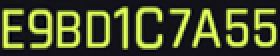
#> input picture PS/AllLetters.png, 140 x 28 px, found by its file name (shown 2 times larger)
$ python cyber_cnn.py
#> lines starting #> are read from the running program, lines starting #| are printed output that depends on the picture
### cyberData.py
"""
Slightly modified version of https://github.com/hsjeong5/MNIST-for-Numpy
"""

import numpy as np
import pandas as pd
import matplotlib.pyplot as plt
from PIL import Image

filename = [
    ["training_images", "train-images-idx3-ubyte.gz"],
    ["test_images", "t10k-images-idx3-ubyte.gz"],
    ["training_labels", "train-labels-idx1-ubyte.gz"],
    ["test_labels", "t10k-labels-idx1-ubyte.gz"]
]

def load():
    imgAllLetters = Image.open("PS\AllLetters.png").convert('L')
    imgWidth = 28
    width, height = imgAllLetters.size
    cuts = int(width/imgWidth)
    images = []
    for i in range(cuts):
        x = i*imgWidth
        y = 0
        boxWidth = imgWidth
        boxHeight = height
        img = imgAllLetters.crop((x, y, x+boxWidth, boxHeight))
        images.append(img)

    XTrain = (np.array(images[0])).flatten()
    for i in range(1,cuts):
        img = (np.array(images[i])).flatten()
        XTrain = np.row_stack((XTrain,img))
    YTrain = np.array(([0,1,2,3,4]))
    cyber = {}
    cyber["training_images"] = XTrain
    cyber["training_labels"] = YTrain
    cyber["test_images"] = XTrain
    cyber["test_labels"] = YTrain
    cyber["prediction_image"] = np.array(imgAllLetters).reshape((1,height,width,1))
    return cyber["training_images"], cyber["training_labels"], cyber["test_images"], \
            cyber["test_labels"], cyber["prediction_image"]

### src/layers/conv.py
import numpy as np

from src.activation import identity
from src.layers.layer import Layer
from src.activation import SoftMaxConv

class Conv(Layer):
    """2D convolutional layer.
    Attributes
    ----------
    kernel_size : int
        Height and Width of the 2D convolution window.
    stride : int
        Stride along height and width of the input volume on which the convolution is applied.
    padding: str
        Padding mode, 'valid' or 'same'.
    pad : int
        Padding size.
    n_h : int
        Height of the output volume.
    n_w : int
        Width of the output volume.
    n_c : int
        Number of channels of the output volume. Corresponds to the number of filters.
    n_h_prev : int
        Height of the input volume.
    n_w_prev : int
        Width of the input volume.
    n_c_prev : int
        Number of channels of the input volume.
    w : numpy.ndarray
        Weights.
    b : numpy.ndarray
        Biases.
    activation : Activation
        Activation function applied to the output volume after performing the convolution operation.
    cache : dict
        Cache.
    """
    def __init__(self, kernel_size, stride, n_c, padding='valid', activation=identity):
        super().__init__()
        self.kernel_size = kernel_size
        self.stride = stride
        self.padding = padding
        self.pad = None
        self.n_h, self.n_w, self.n_c = None, None, n_c
        self.n_h_prev, self.n_w_prev, self.n_c_prev = None, None, None
        #self.w = None
        #self.b = None
        self.activation = activation
        self.is_softmax = isinstance(self.activation, SoftMaxConv)
        self.cache = {}

    # [81 lines left out: functions init, forward, backward, not called in this run]

    def get_output_dim(self):
        return self.n_h, self.n_w, self.n_c

    def update_params(self, dw, db):
        self.w -= dw
        self.b -= db

    def get_params(self):
        return self.w, self.b


    #https://stackoverflow.com/questions/35751306/python-how-to-pad-numpy-array-with-zeros
    #Examples are in codeTest
    @staticmethod
    def zero_pad(x, pad):
        return np.pad(x, ((0, 0), (pad, pad), (pad, pad), (0, 0)), mode='constant')

### src/layers/pool.py
import numpy as np

from src.layers.layer import Layer


class Pool(Layer):
    """2D pooling layer.
    Supports both max and average pooling.
    Attributes
    ----------
    pool_size : int
        Height and Width of the 2D pooling window.
    stride : int
        Stride along height and width of the input volume on which the pooling operation is applied.
    n_h : int
        Height of the output volume.
    n_w : int
        Width of the output volume.
    n_c : int
        Number of channels of the output volume.
    n_h_prev : int
        Height of the input volume.
    n_w_prev : int
        Width of the input volume.
    n_c_prev : int
        Number of channels of the input volume.
    w : numpy.ndarray
        Weights.
    b : numpy.ndarray
        Biases.
    mode : str
        Pooling mode, either max or average.
    cache : dict
        Cache.
    """
    def __init__(self, pool_size, stride, mode):
        super().__init__()
        self.pool_size = pool_size
        self.stride = stride
        self.n_h, self.n_w, self.n_c = None, None, None
        self.n_h_prev, self.n_w_prev, self.n_c_prev = None, None, None
        self.w = None
        self.b = None
        self.mode = mode
        self.cache = {}

    #in_dim is an array - prev_layer.get_output_dim()
    # [79 lines left out: functions init, forward, backward, cache_max_mask, not called in this run]

    def update_params(self, dw, db):
        pass

    def get_params(self):
        pass

    def get_output_dim(self):
        return self.n_h, self.n_w, self.n_c

### cyber_cnn.py
from tkinter import Y
import numpy as np

import mnist
import cyberData
from src.activation import relu, softmax, softmaxConv
from src.cost import softmax_cross_entropy, softmax_conv_cross_entropy
from src.layers.conv import Conv
from src.layers.dropout import Dropout
from src.layers.fc import FullyConnected
from src.layers.flatten import Flatten
from src.layers.pool import Pool
from src.nn import NeuralNetwork
from src.optimizer import adam

isLastLayerConv = False

def one_hot(x, num_classes=10):
    print(x.shape)
    out = np.zeros((x.shape[0], num_classes))
    out[np.arange(x.shape[0]), x[:, 0]] = 1
    return out


y_train = np.array(([0,1,2,3,4]))
def one_hot_Conv(y_train, output_kernel_size, num_classes=10):
    out = np.zeros((y_train.shape[0],output_kernel_size,output_kernel_size,num_classes))
    for i in range(y_train.shape[0]):
        counting = 0
        for k1 in range(output_kernel_size):
            for k2 in range(output_kernel_size):
                out[i,k1,k2,y_train[i]] = 1
                counting += 1
    return out
one_hot_Conv(y_train,1,5).shape

def preprocess(x_train, y_train, x_test, y_test, x_predict):
    global isLastLayerConv
    x_train = x_train.reshape(x_train.shape[0], 28, 28, 1).astype(np.float32)
    x_test = x_test.reshape(x_test.shape[0], 28, 28, 1).astype(np.float32)
    if(isLastLayerConv == False):
        y_train = one_hot(y_train.reshape(y_train.shape[0], 1),5)
    if(isLastLayerConv == True):
        y_train = one_hot_Conv(y_train,1,5)
    x_train /= 255
    x_test /= 255
    return x_train, y_train, x_test, y_test, x_predict

def ancientWays():
    global isLastLayerConv
    isLastLayerConv = False
    x_train, y_train, x_test, y_test, x_predict = preprocess(*cyberData.load())
    y_train
    cnn = NeuralNetwork(
        input_dim=(28, 28, 1),
        layers=[
            Conv(5, 1, 32, activation=relu),
            Pool(2, 2, 'max'),
            Dropout(0.75),
            Flatten(),
            FullyConnected(128, relu),
            Dropout(0.9),
            FullyConnected(5, softmax),
        ],
        cost_function=softmax_cross_entropy,
        optimizer=adam
    )

    cnn.train(x_train, y_train,
              mini_batch_size=x_train.shape[0],
              learning_rate=0.001,
              num_epochs=1,
              validation_data=(x_test, y_test))


def newWays():
    global isLastLayerConv
    isLastLayerConv = True
    x_train, y_train, x_test, y_test, x_predict = preprocess(*cyberData.load())
#> in load, `imgAllLetters = Image.open("PS\AllLetters.png").convert('L')`:
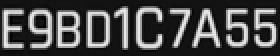
#> imgAllLetters: PIL image 140x28 L (shown 2 times larger); min 1, max 235, mean 71.6
#> the loop in load, `for i in range(cuts):` made 5 passes
#> pass 1, in load, `img = imgAllLetters.crop((x, y, x+boxWidth, boxHeight))`:
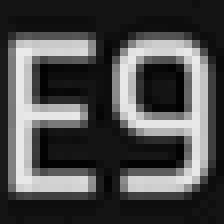
#> img: PIL image 28x28 L (shown 8 times larger); min 1, max 235, mean 75.4
#> pass 2, in load, `img = imgAllLetters.crop((x, y, x+boxWidth, boxHeight))`:
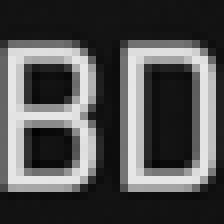
#> img: PIL image 28x28 L (shown 8 times larger); min 2, max 231, mean 79.2
#> pass 3, in load, `img = imgAllLetters.crop((x, y, x+boxWidth, boxHeight))`:
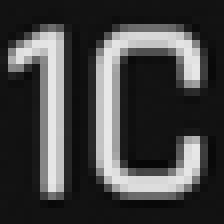
#> img: PIL image 28x28 L (shown 8 times larger); min 7, max 231, mean 66.6
#> after the loop in load, `for i in range(cuts):`: images = 5 items
#> in load, `XTrain = (np.array(images[0])).flatten()`: XTrain = 784 values, max 235 at index 170, min 1 at index 229, mean 75.45
#> y_test = [0, 1, 2, 3, 4]
    input_dim=(28, 28, 1)
    layers =[
            Conv(5, 1, 32, activation=relu),
            Pool(2, 2, 'max'),
            Dropout(0.75),
            Conv(12, 1, 128, activation=relu),
            Dropout(0.7),
            Conv(1, 1, y_train.shape[0], activation=softmaxConv),
        ]
    cnn = NeuralNetwork(
        input_dim=input_dim,
        layers=[
            Conv(14, 14, 32, activation=relu),
            Pool(2, 2, 'max'),
            Dropout(0.75),
            Conv(1, 1, 128, activation=relu),
            Dropout(0.7),
            Conv(1, 1, y_train.shape[0], activation=softmaxConv),
        ],
        cost_function=softmax_conv_cross_entropy,
        optimizer=adam,
        saveWeights=False,
        loadWeights=True
    )

    # [5 lines of commented-out code are left out]

    input_dim=(28,x_train.shape[0] * 28,1)
    cnn.slidingWindowsDimensionsUpdate(input_dim)
    predictions = cnn.predict(x_predict.astype(np.float32))
    print(np.argmax(predictions, axis=3))
if __name__ == "__main__":
    #ancientWays()
    newWays()
#> (the call stopped at in newWays, `layers =[ Conv(5, 1, 32, activation=relu), Pool(2, 2, 'max'), Dropout(..`: src is not available in this run)


##Todo: reshape x_train properly
